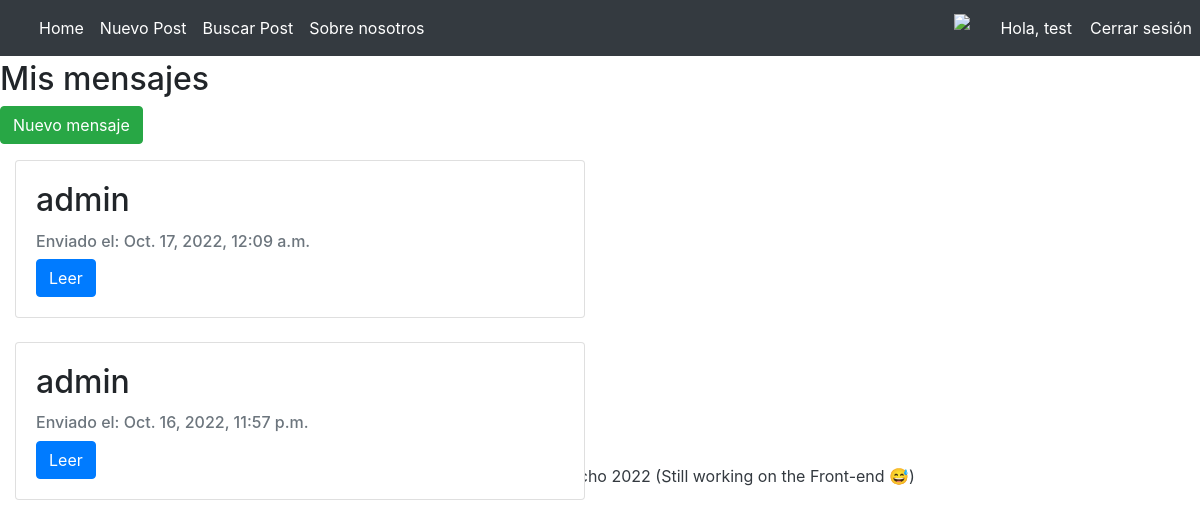
The page /pages/messages/inbox (signed in) on the database as committed earlier.
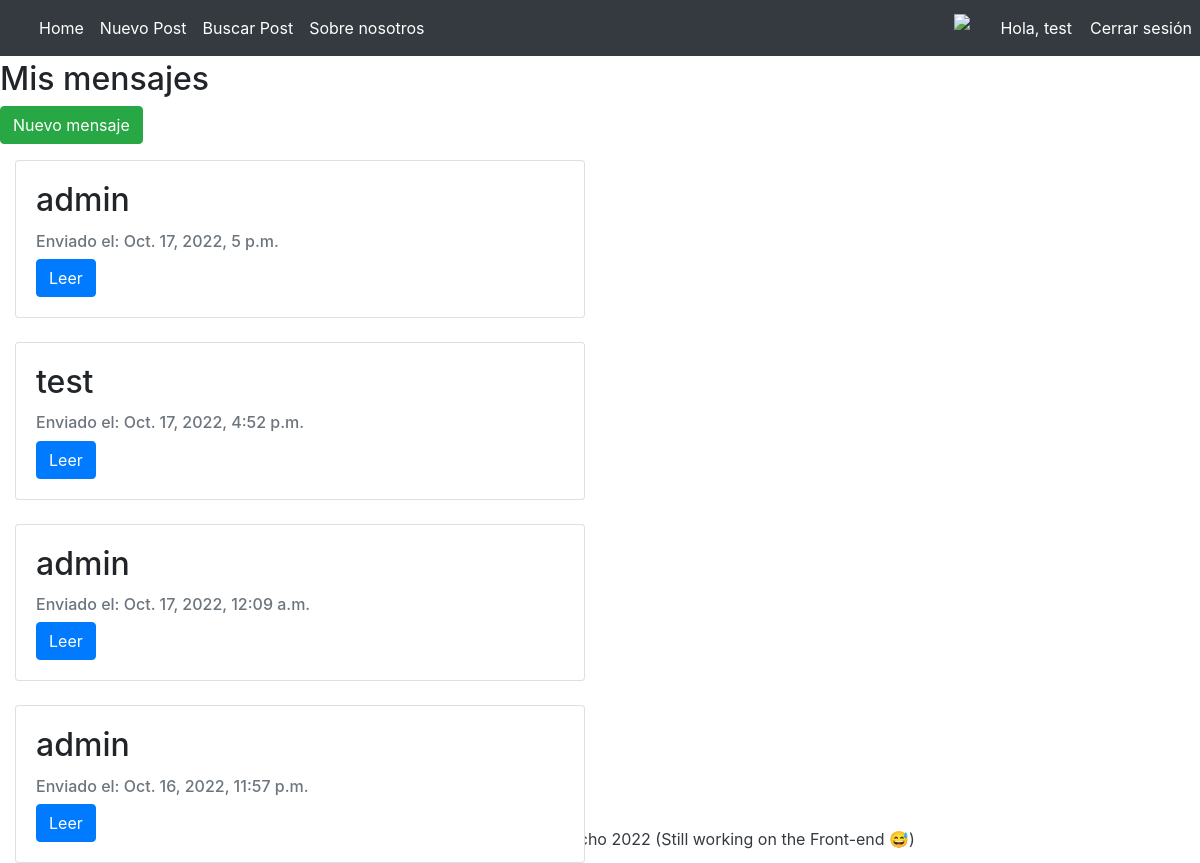
The same page on the database as committed later.
### ProyectoBlog/models.py (models this page shows)
class Message(models.Model):
    sender = models.ForeignKey(User, on_delete= models.SET_NULL, null = True, related_name = 'sender')
    receiver = models.ForeignKey(User, on_delete= models.SET_NULL, null = True, related_name = 'receiver')
    created_at = models.DateTimeField(auto_now_add=True)
    message = models.TextField(max_length=500)

### ProyectoBlog/views.py (the view)
# urls.py: path('messages/inbox', show_inbox.as_view(), name = 'inbox'),
class show_inbox(generic.ListView):
    model = Message
    template_name = 'inbox.html'
    def get_queryset(self):
        return Message.objects.order_by('-created_at').filter(receiver=self.request.user)
    def get_context_data(self, **kwargs):
        context = super(show_inbox, self).get_context_data(**kwargs)
        avatar = Avatar.objects.filter(user = self.request.user.id)
        try:
            avatar = avatar[0].image.url
        except:
            avatar = None
        context['avatar'] = avatar
        return context

### ProyectoBlog/templates/inbox.html
{% extends 'padreBlog.html' %} {% block contenidoQueCambia %}
<h2> Mis mensajes </h2>
<a class="btn btn-success" style="text-decoration: none; color: white" href="{% url 'new_msg'%}">Nuevo mensaje</a>
<div class="col-md-6 mt-3 left">
    {% if message_list %}
    {% for message in message_list %}
    <div class="card mb-4">
        <div class="card-body">
            <h2 class="card-title">{{ message.sender }}</h2>
            <p class="card-text text-muted h6">Enviado el: {{ message.created_at }}</p>
            <a href="{% url 'message_detail' message.id %}" class="btn btn-primary">Leer</a>
        </div>
    </div>
    {% endfor %}
    {% else %}
    <p style="text-align:center"> No hay mensajes</p>
    {% endif%}
</div>
{% endblock contenidoQueCambia %}

Rows that differ between the two databases and show on the page:
added Message: sender "admin", created_at "Oct. 17, 2022, 5 p.m."
added Message: sender "test", created_at "Oct. 17, 2022, 4:52 p.m."
